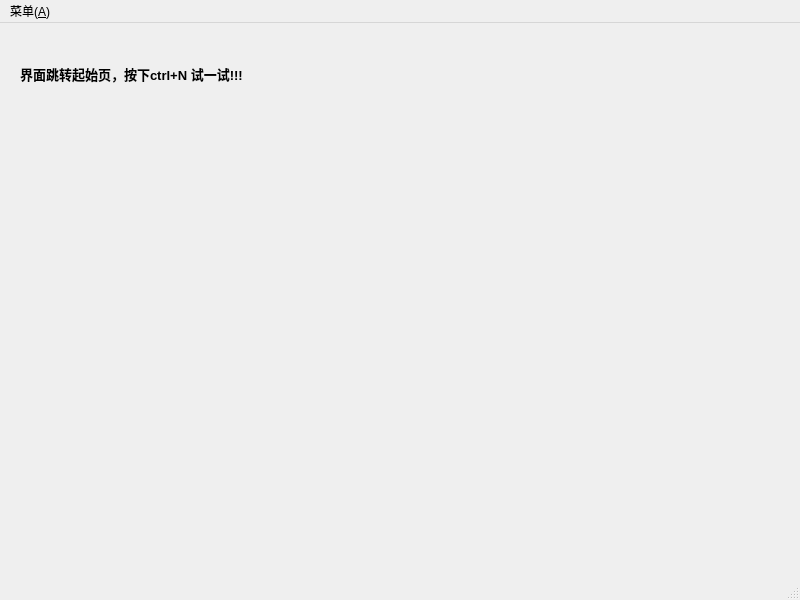
<?xml version="1.0" encoding="UTF-8"?>
<ui version="4.0">
 <class>MainWindow</class>
 <widget class="QMainWindow" name="MainWindow">
  <property name="geometry">
   <rect>
    <x>0</x>
    <y>0</y>
    <width>800</width>
    <height>600</height>
   </rect>
  </property>
  <property name="windowTitle">
   <string>MainWindow</string>
  </property>
  <widget class="QWidget" name="centralwidget">
   <widget class="QLabel" name="label">
    <property name="geometry">
     <rect>
      <x>20</x>
      <y>0</y>
      <width>381</width>
      <height>101</height>
     </rect>
    </property>
    <property name="font">
     <font>
      <pointsize>10</pointsize>
      <weight>75</weight>
      <bold>true</bold>
     </font>
    </property>
    <property name="text">
     <string>界面跳转起始页，按下ctrl+N 试一试!!!</string>
    </property>
   </widget>
  </widget>
  <widget class="QMenuBar" name="menubar">
   <property name="geometry">
    <rect>
     <x>0</x>
     <y>0</y>
     <width>800</width>
     <height>17</height>
    </rect>
   </property>
   <widget class="QMenu" name="menu_A">
    <property name="title">
     <string>菜单(&amp;A)</string>
    </property>
   </widget>
   <addaction name="menu_A"/>
  </widget>
  <widget class="QStatusBar" name="statusbar"/>
 </widget>
 <resources/>
 <connections/>
</ui>
